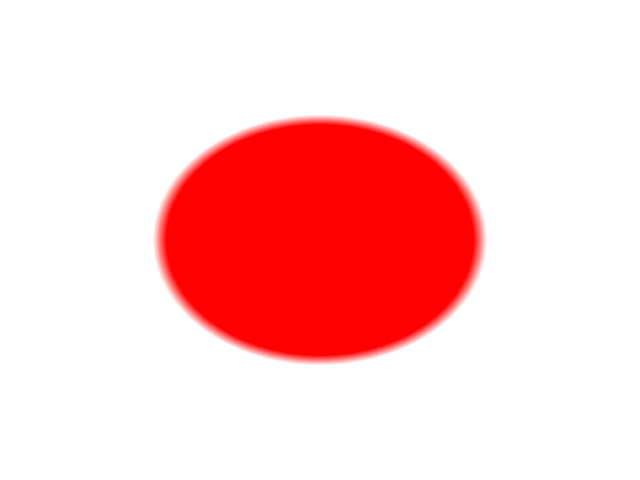
<?xml version="1.0" encoding="UTF-8"?>
<ui version="4.0">
 <class>gradeSelect</class>
 <widget class="QWidget" name="gradeSelect">
  <property name="geometry">
   <rect>
    <x>0</x>
    <y>0</y>
    <width>640</width>
    <height>480</height>
   </rect>
  </property>
  <property name="windowTitle">
   <string>Form</string>
  </property>
  <property name="styleSheet">
   <string notr="true">background-color: qradialgradient(spread:pad, cx:0.5, cy:0.5, radius:0.5, fx:0.5, fy:0.5, stop:0 rgba(255, 0, 0, 255), stop:0.479904 rgba(255, 0, 0, 255), stop:0.522685 rgba(255, 255, 255, 255), stop:1 rgba(255, 255, 255, 255));</string>
  </property>
 </widget>
 <resources/>
 <connections/>
</ui>
